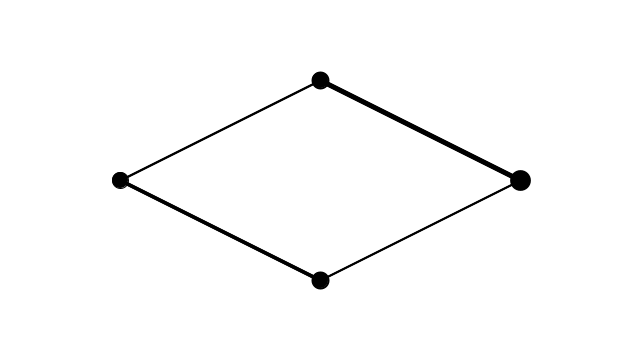
Frame 1 (no input)
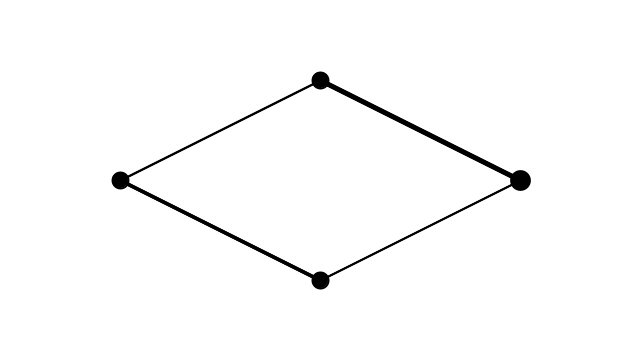
Frame 60 (the mouse pressed at the canvas centre just before this capture)
Frame 120 (the mouse held since frame 60 and released just before this capture): identical to frame 60, image omitted

The Processing sketch that drew these frames (run headless with seeded random() and noise(); from frame 60 on, the mouse is pressed at the canvas centre):

// Processing sketch: NueralNetwork_Network
// ── NueralNetwork_Network.pde

class Neuron{
 PVector location;
 ArrayList<Connection> connections;
 int sum = 0;
 
 Neuron(float x, float y){
   location = new PVector(x,y);
   connections = new ArrayList<Connection>();
 }
 
 void display(){
  stroke(0);
  fill(0);
  ellipse(location.x,location.y,16,16);
  for(Connection c: connections){
    c.display();
  }
 }
 
 void addConnection(Connection c){
   connections.add(c);
 }
 
 void feedForward(float input){
   sum += input;
   if(sum > 1){
    fire();
    sum =0;
   }
 }
 
 void fire(){
  for(Connection c: connections){
   c.feedForward(sum); 
  }
 }
 
 void updateConnections(){
   println("In Neuron object, updating all connections");
  for(Connection c: connections){
   c.update(); 
  }
 }
 
}

class Network {
 ArrayList<Neuron> neurons;
 PVector location;
 
 Network(float x, float y){
  location = new PVector(x,y);
  neurons = new ArrayList<Neuron>();
 }
 
 void addNeuron(Neuron n){
   neurons.add(n);
 }
 
 void display(){
  pushMatrix();
  translate(location.x,location.y);
  for(Neuron n: neurons){
    n.display();
  }
  popMatrix();
 }
 
 void connect(Neuron a, Neuron b){
  Connection c = new Connection(a,b,random(1)); 
  a.addConnection(c); //Adding a connection to both to make the graph bidirectional
  b.addConnection(c);
 }
 
 void feedForward(float input){
  Neuron start = neurons.get(0);
  start.feedForward(input);
 }
 
 void update(){
   for(Neuron n: neurons){
     n.updateConnections();
   }
 }
 
}

class Connection {
 Neuron a;
 Neuron b;
 float weight;
 boolean sending = false;
 PVector sender;
 float output;
 
 Connection(Neuron from, Neuron to, float w){
   weight = w;
   a = from;
   b = to;
 }
 
 void display(){
  println("Now displaying connection");
  stroke(0);
  strokeWeight(1+weight*4);
  line(a.location.x,a.location.y,b.location.x,b.location.y);
  if(sending){
   fill(0);
   strokeWeight(1);
   ellipse(sender.x,sender.y,16,16);
  }
 }
 
 void feedForward(float val){
   output = val*weight;
   sender = a.location.get();
   sending = true;
   b.feedForward(val*weight);
 }
 
 void update(){
  if(sending){
   sender.x = lerp(sender.x,b.location.x,0.1); 
   sender.y = lerp(sender.y,b.location.y,0.1);
   float d = PVector.dist(sender,b.location);
   if(d <1){
    b.feedForward(output);
    sending = false;
   }
  }
 }
 
}

Network network;
void setup (){
  size(640,360);
  network = new Network(width/2,height/2);
  Neuron a = new Neuron(-200,0);
  Neuron b = new Neuron(0,100);
  Neuron c = new Neuron(0,-100);
  Neuron d = new Neuron(200,0);
  network.addNeuron(a);
  network.addNeuron(b);
  network.addNeuron(c);
  network.addNeuron(d);
  network.connect(a,b);
  network.connect(a,c);
  network.connect(c,d);
  network.connect(b,d);
  
}

void draw(){
 clear();
 background(255);
 network.update();
 network.display();
 
 if(frameCount % 30 == 0){
   network.feedForward(random(1));
 }
}
